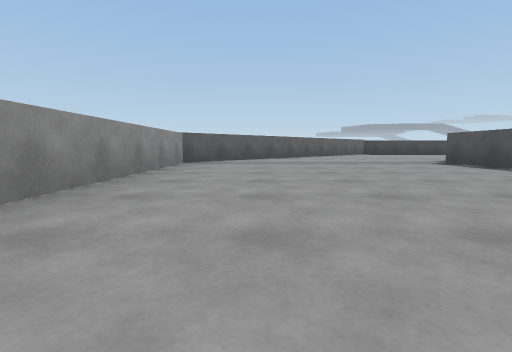
view 1 (above)

24 first-person views from a walk through a 3-D level made in the Unity game engine. The camera is 0.31 m above the floor, tilts 6° down and sees 85° across. The floor is counted in squares, 1 m on a side. Each view is taken from the middle of a square. On the plan, view 1 faces up. The plan holds only what a view shows up to about 9 squares ahead; the rest is blank. The place goes on beyond the plan.

view 2
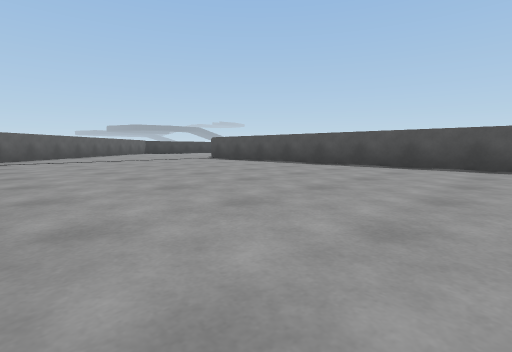

view 3
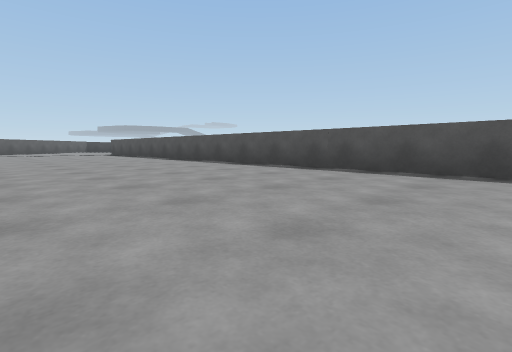

view 4
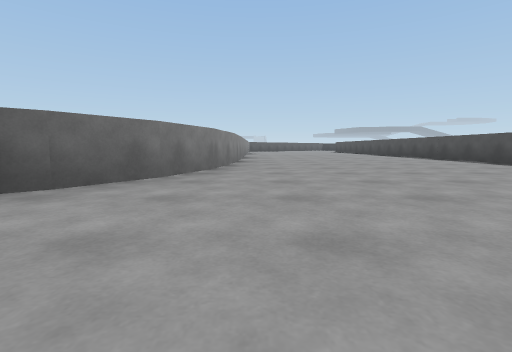

view 5
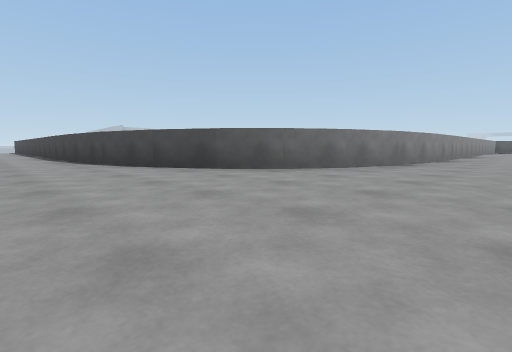

view 6
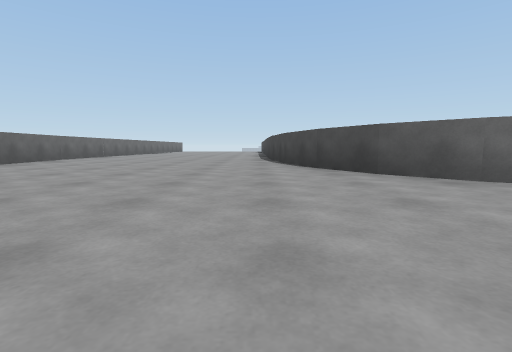

view 7
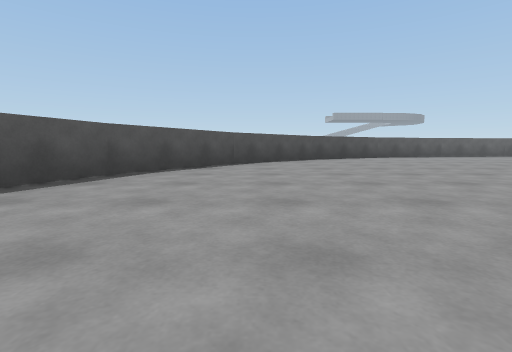

view 8
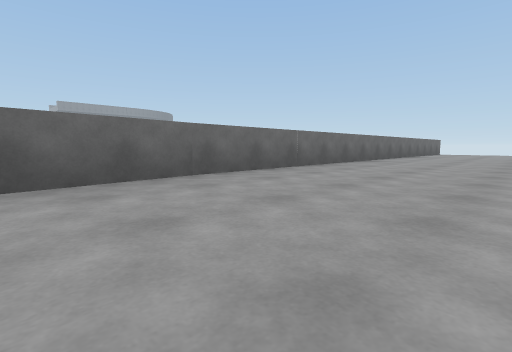

view 9
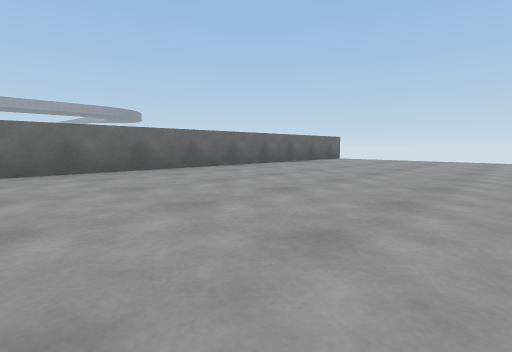

view 10
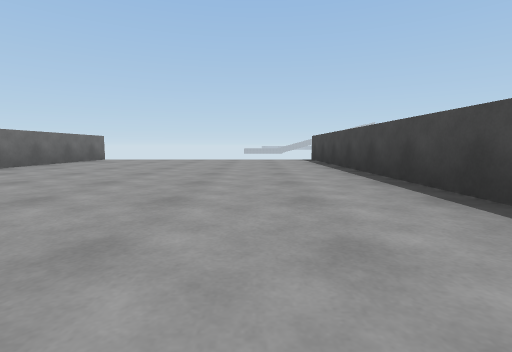

view 11
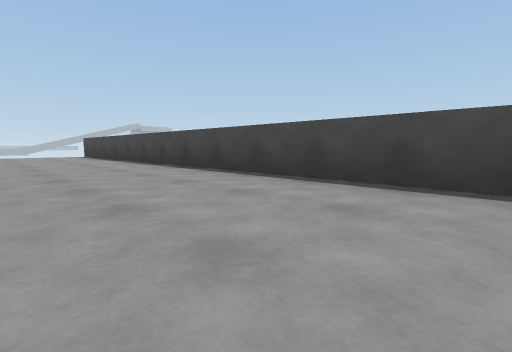

view 12
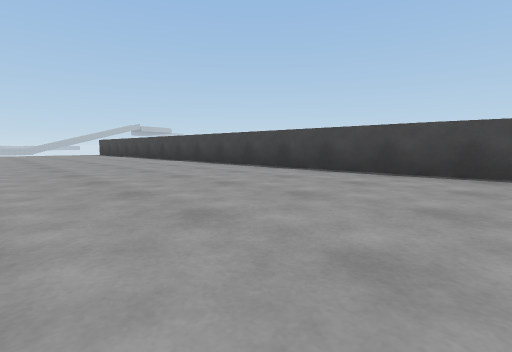

view 13
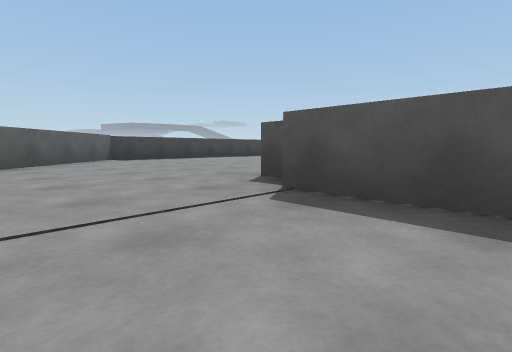

view 14
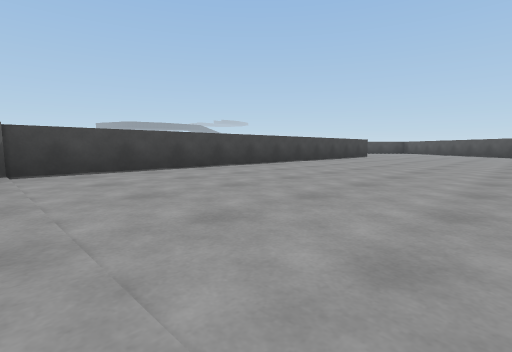

view 15
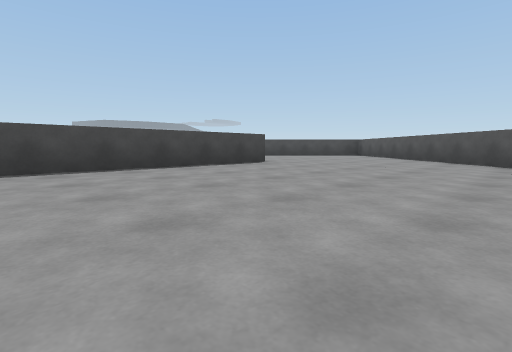

view 16
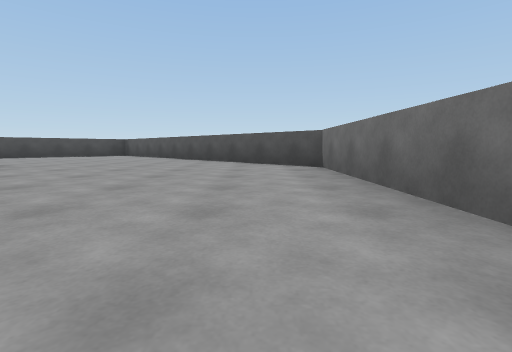

view 17
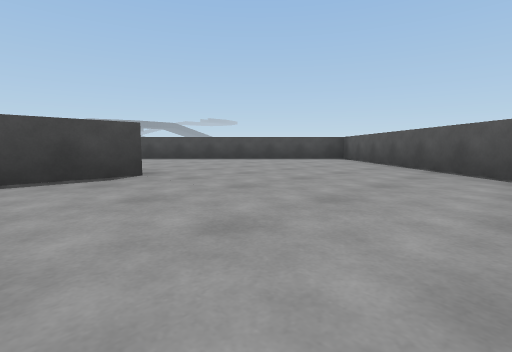

view 18
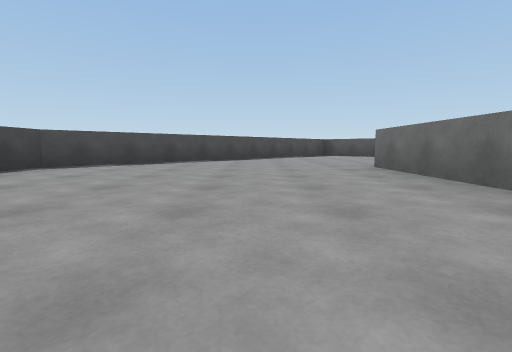

view 19
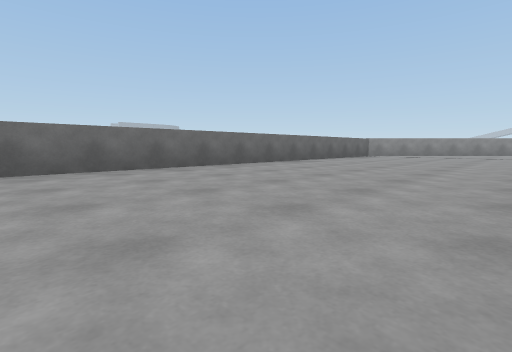

view 20
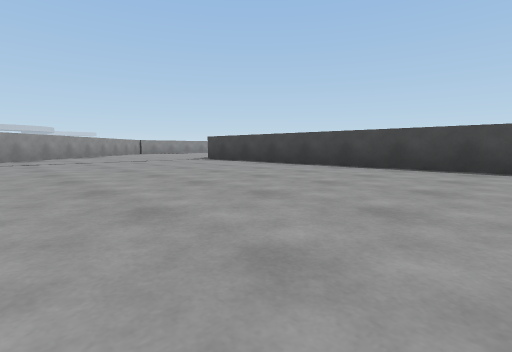

view 21
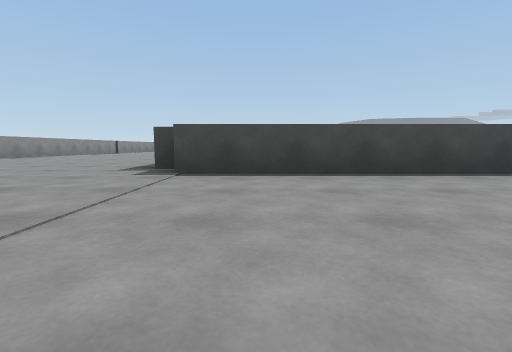

view 22
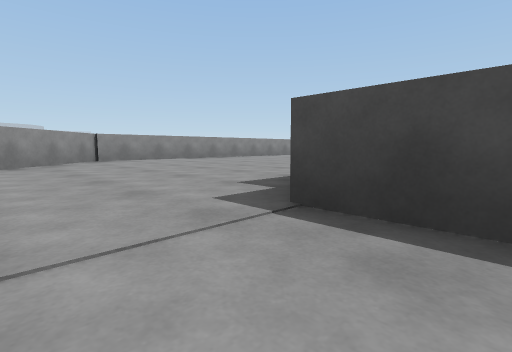

view 23
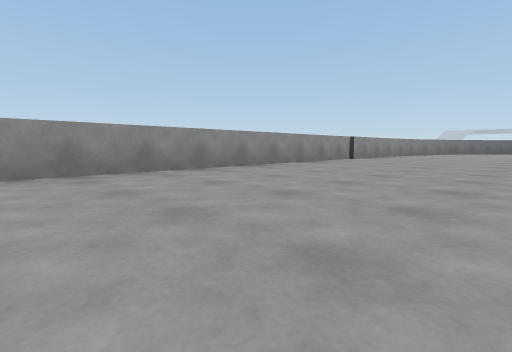

view 24
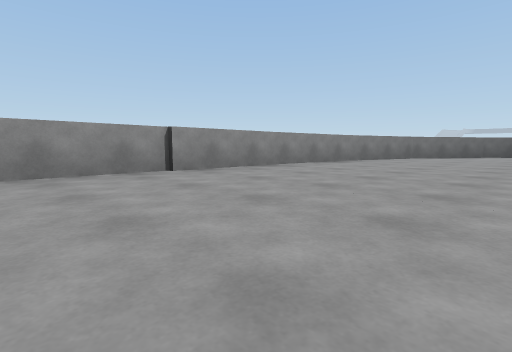

### Floor plan
Key: @ floor where view 1 was taken; # wall or solid block; . floor; O other object.
Columns run from 18 left of view 1 to 19 right of it. Each row starts with its distance up from view 1.
 36                    #
 35                   ##
 34                   #.
 33                  ##.
 32                  #...
 31                  #...
 30                  #...
 29                  #...
 28                  #...
 27                  #...
 26                  #...
 25                  #...
 24                  #...
 23                  #...
 22                  #...
 21                  #...
 20                  #....
 19                  #....
 18                 ##....#
 17                  O    #######  #O
 16                       ..........OO
 15                       .......... OO
 14                       ..........  OO
 13                      O..........   OO
 12                       ##########    OO
 11                       ##########    OO
 10                      O..........   OO
  9                       ..........  OO
  8                       .......... OO
  7                       ..........OO
  6                  O    #     ####O
  5                 #.....#
  4                 #.....#
  3                 #.....#
  2                 #.....#
  1                  .....#
  0                  .@...#
 -1                 #.....#
 -2                 #.....#
 -3                 #.....#
 -4                 #.....#
 -5                 #.....#
 -6                 #.....#
 -7                 #.....
 -8                ##....
 -9               ##.....#
-10            ####......#
-11 ############........##
-12  ..................##
-13  .................##
-14  ................##
-15  .............####
-16 ###############

Where each view was taken, in squares from view 1:
view 1: 0 up, 0 right, facing up
view 2: 1 down, 1 left, facing up-right
view 3: 6 down, 0 right, facing up-right
view 4: 11 down, 1 left, facing up
view 5: 12 down, 0 right, facing up-left
view 6: 11 down, 0 right, facing left
view 7: 7 down, 1 right, facing down
view 8: 13 down, 5 left, facing down-left
view 9: 12 down, 11 left, facing down-left
view 10: 12 down, 11 left, facing left
view 11: 13 down, 8 left, facing up-left
view 12: 14 down, 6 left, facing up-left
view 13: 4 up, 2 right, facing up-right
view 14: 7 up, 4 right, facing up-right
view 15: 7 up, 9 right, facing up-right
view 16: 7 up, 9 right, facing right
view 17: 8 up, 12 right, facing up-right
view 18: 14 up, 9 right, facing right
view 19: 16 up, 13 right, facing down-left
view 20: 13 up, 10 right, facing up-left
view 21: 14 up, 5 right, facing up
view 22: 16 up, 5 right, facing up-left
view 23: 20 up, 2 right, facing up-left
view 24: 25 up, 2 right, facing up-left
